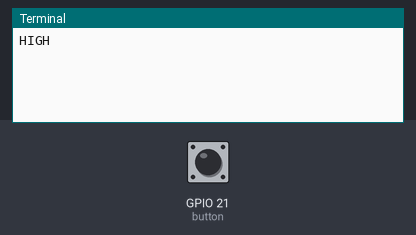
Simulated run of this program. Board: Raspberry Pi (BCM pin numbers). Shown: the last lines printed to the terminal. The test bench sets the inputs (shaded band); at power-on: GPIO 21 (button) HIGH.

Above: at 1.2 s.
1.3 s: GPIO 21 (button) pulled LOW for 0.15 s
At 1.46 s:
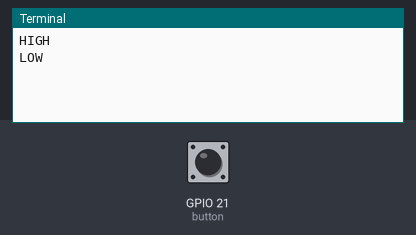
At 2.9 s:
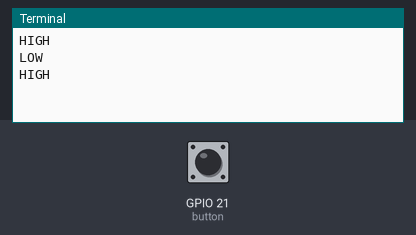

The program:

CadeShutdown.py
```python
#add a button on gpio 21 and ground, then add "sudo python3 /home/pi/Desktop/coding/RaspberryPi-Files/raspberrypistuff/CadeShutdown.py &" (edit this directory as necessary) to end of /etc/rc.local (before exit 0)This runs this
#program on startup, and makes a shutdown button. Hold the button for 5 seconds to shutdown the raspberry pi.
#https://www.quartoknows.com/page/raspberry-pi-shutdown-button
import time
import RPi.GPIO as GPIO
import os

GPIO.setmode(GPIO.BCM)
GPIO.setwarnings(False)

button = 21

GPIO.setup(button, GPIO.IN, GPIO.PUD_UP)
current_state = "NULL"
while True:
    button_state = GPIO.input(button)
    if button_state == GPIO.LOW and current_state != "LOW":
        print ("LOW")
        counter = 0
        while GPIO.input(button) == GPIO.LOW: #while the button is pressed
            if counter != 50:
              current_state = "LOW"
              time.sleep(0.1)
              counter += 1
            else:
                print("shutting down...")
                os.system("sudo shutdown now -h")

    if button_state == GPIO.HIGH and current_state != "HIGH":
      print ("HIGH")
      current_state = "HIGH"
      time.sleep(0.5)
```

Measured:
- after the input at 1.3 s, the terminal: prints a new line at once (image 1)
